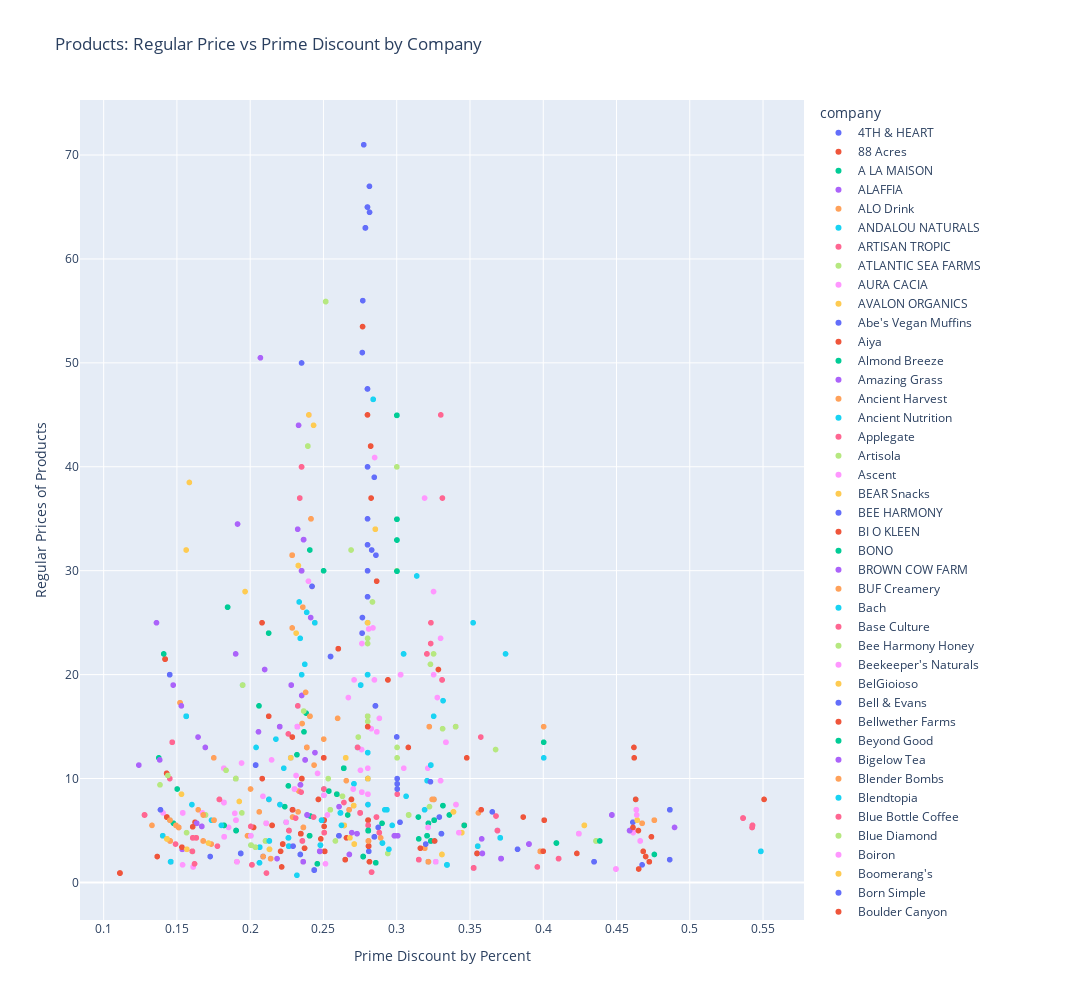

The code cell stored with this chart in its notebook:
### Markdown cell above
## We can tell that most items that are featured on sale whether that be for non-prime members or prime members, are under $10
### Adding a legend of multiple companies is used for interactivity
#### If you know a favorite company of yours that sells a product at Whole Foods, try double clicking on them to see whether they have items on sale that meet your discounted needs!

### Code cell
import matplotlib as plt
import plotly.express as px
import plotly.graph_objects as go

fig = px.scatter(df.sort_values(by='company'), x="prime_discount", y="regular", color="company", title="Products: Regular Price vs Prime Discount by Company", hover_data=['product', 'sale', 'prime'], width=1400, height=1000,
labels={
    "regular": "Regular Prices of Products",
    "prime_discount": "Prime Discount by Percent"
})
fig.show()
